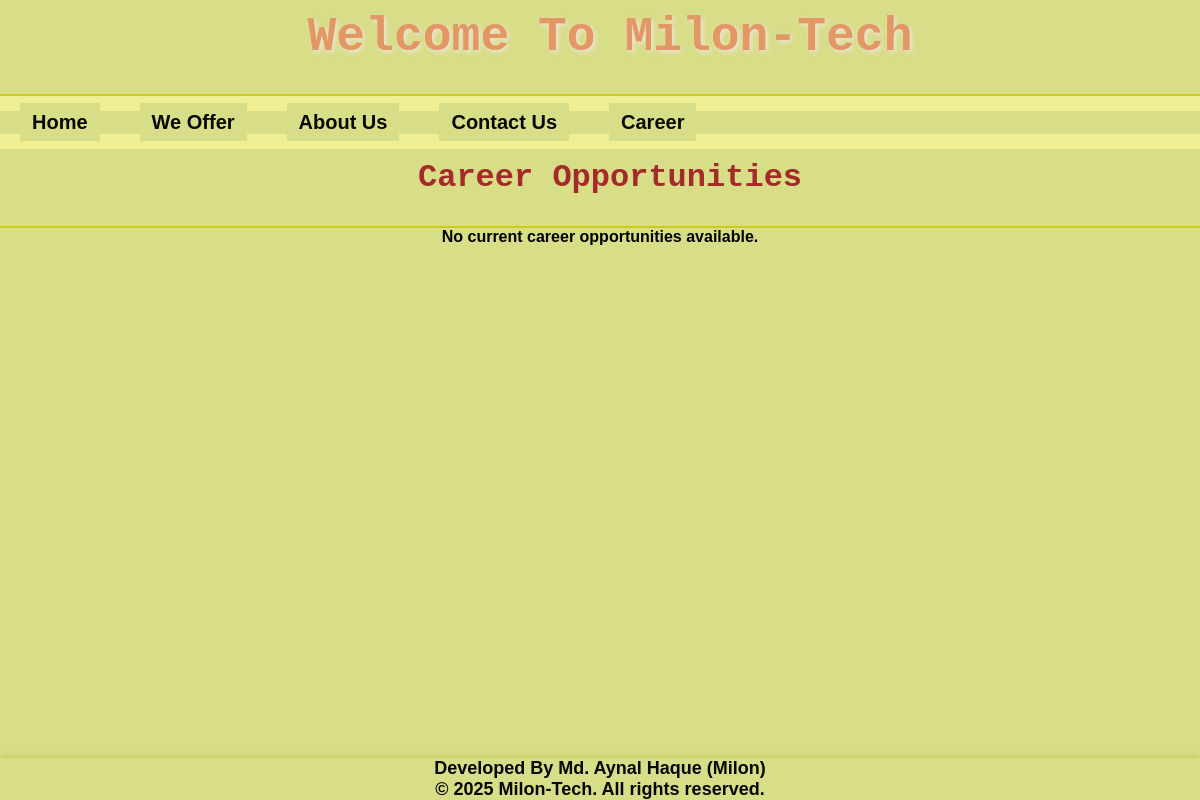
Before: /career/ with the older database file.
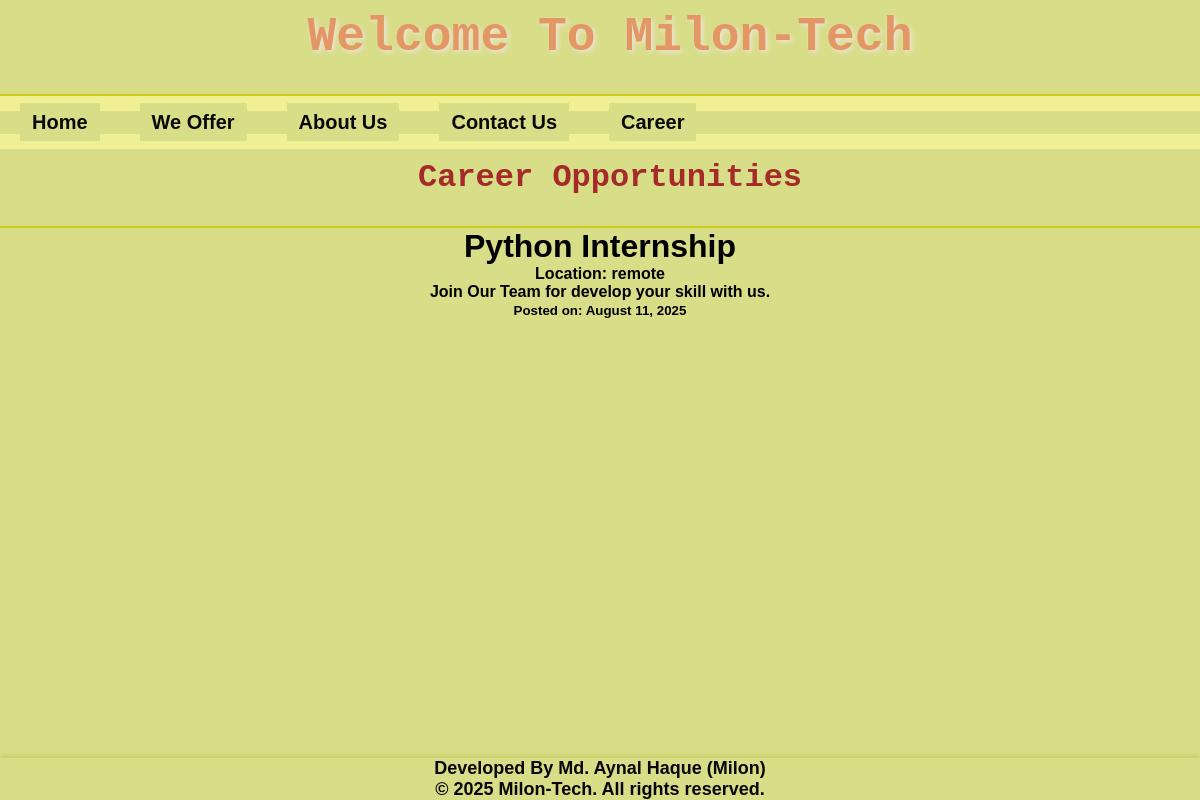
After: the same page with the newer database file.
### core/models.py (models this page shows, shortened)
class Career(models.Model):
    title = models.CharField(max_length=200)
    description = models.TextField()
    location = models.CharField(max_length=100)
    posted_date = models.DateTimeField(auto_now_add=True)
    is_active = models.BooleanField(default=True)

### core/views.py (the view)
# urls.py: path('career/', career_list, name='career_list'),  # Career list URL
def career_list(request):
    careers = Career.objects.filter(is_active=True).order_by('-posted_date')
    return render(request, 'core/career_list.html', {'careers': careers})

### templates/core/career_list.html (shortened to what this page needs)
{% extends "core/base.html" %}
{% block content %}
    <h1 style="color: brown;">Career Opportunities</h1>
    {% if careers %}
        <ul style="color: black;">
            {% for career in careers %}
                <li>
                    <h2 style="color: black;">{{ career.title }}</h2>
                    <p><strong>Location:</strong> {{ career.location }}</p>
                    <p>{{ career.description|linebreaks }}</p>
                    <p><small>Posted on: {{ career.posted_date|date:"F j, Y" }}</small></p>
                </li>
            {% endfor %}
        </ul>
    {% else %}
        <p>No current career opportunities available.</p>
    {% endif %}
{% endblock %}

### templates/core/base.html (shortened to what this page needs)
{% load static %}
<!DOCTYPE html>
<html lang="en">
<head>
    <link rel="stylesheet" href="{% static 'css/style.css' %}">
    <link rel="stylesheet" href="{% static 'css/animate.css' %}">
</head>
<body>
    <header>
        <h1 class="animated-title">Welcome To Milon-Tech</h1>
        <nav class="navbar">
             <div class="container">
               <ul class="nav-links">
          <li><a href="{% url 'home' %}">Home</a></li>
           <li> <a href="{% url 'offer' %}">We Offer</a></li>
           <li> <a href="{% url 'about' %}">About Us</a></li>
           <li> <a href="{% url 'contact' %}">Contact Us</a></li>
            <li> <a href="{% url 'career_list' %}">Career</a></li>
           </ul>
           </div>
        </nav>
    </header>
    <main>
        {% block content %}{% endblock %}
    </main>
   <footer class="footer animate-footer">
    <p>Developed By Md. Aynal Haque (Milon)</p>
    <p>© 2025 Milon-Tech. All rights reserved.</p>
</footer>
</body>
</html>

### static/css/style.css (style rules this page uses)
* { font-family: Arial, sans-serif; margin: 0; padding: 0; box-sizing: border-box; background-color: hsl(64, 56%, 70%); }
body { padding-bottom: 60px; text-align: center; font-weight: bold; }
h1 { font-size: 2.0em; font-family: 'Courier New', Courier, monospace; font-weight: bold; border-bottom: 2px solid #cccc17; padding-bottom: 6px; color: hwb(0 8% 92%); text-align: center; padding: 10px 20px 30px 40px; }
header { background-color: hwb(241 4% 23%); }
.navbar { background-color: hsl(59, 76%, 76%); padding: 15px 0; position: sticky; top: 0; width: 100%; z-index: 1000; }
.navbar .container { display: flex; justify-content: space-between; align-items: center; max-width: 1200px; margin: auto; padding: 0 20px; }
.nav-links { list-style: none; display: flex; gap: 40px; margin: 0%; padding: 0%; }
.nav-links li a { color: hwb(0 3% 97%); text-decoration: none; font-size: 20px; padding: 8px 12px; transition: background-color 0.2s ease; }
.footer { position: fixed; bottom: 0; left: 0; width: 100%; background-color: rgb(245, 225, 48); color: hsl(0, 8%, 3%); text-align: center; font-size: 18px; z-index: 1000; box-shadow: 0 -2px 5px rgba(156, 158, 7, 0.3); font-weight: bold; }
.container { max-width: 800px; margin: 50px auto; padding: 10px; font-family:'Franklin Gothic Medium', 'Arial Narrow', Arial, sans-serif; }
h2 { font-size: 2rem; color: hwb(64 47% 11%); text-align: center; }

Changed rows visible on the page:
added Career: title "Python Internship", location "remote", description "Join Our Team for develop your skill with us.", posted_date "August 11, 2025"
Other visible differences:
text no longer shown: "No current career opportunities available."
